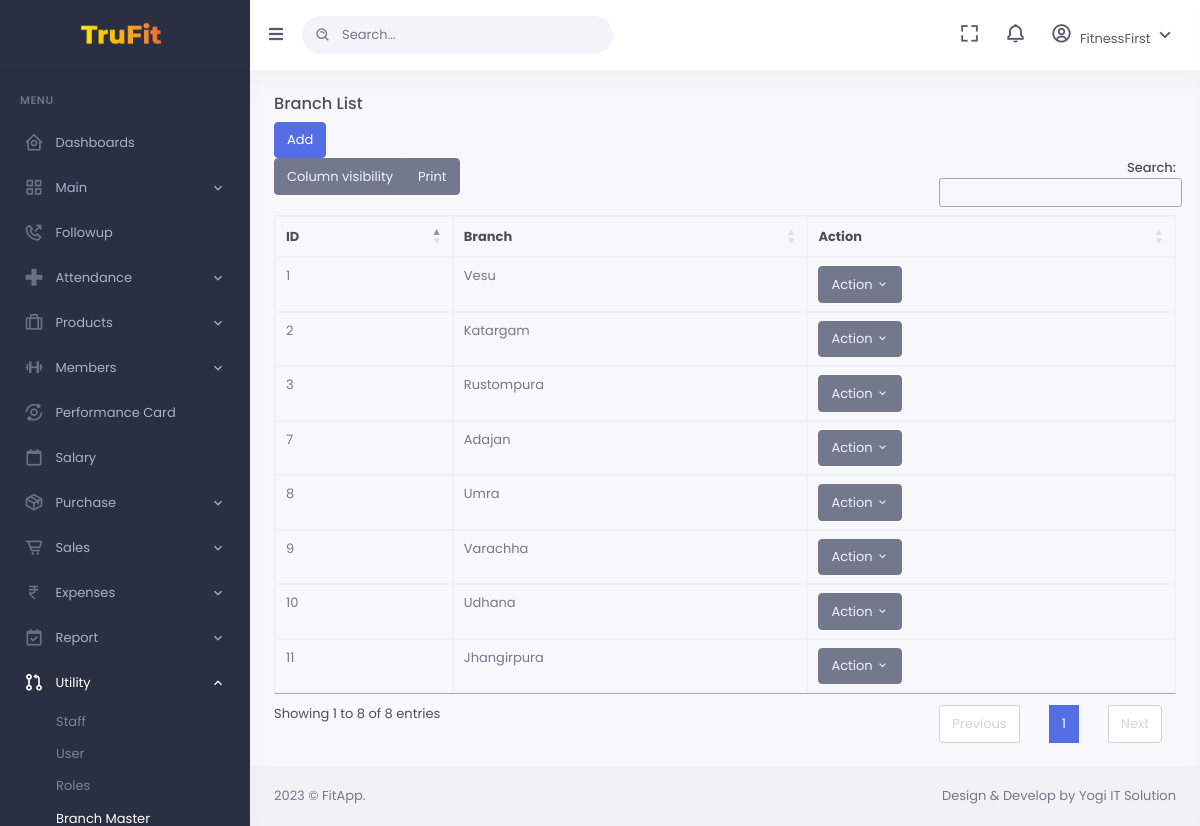
/branch.php (signed in), run on the app's committed database.
### tables this page shows
CREATE TABLE `location` (
  `locationID` int(11) NOT NULL,
  `locationName` varchar(50) NOT NULL,
  `addline1` varchar(300) NOT NULL,
  `addline2` varchar(300) NOT NULL,
  `city` varchar(100) NOT NULL,
  `zipcode` varchar(50) NOT NULL,
  `state` varchar(50) NOT NULL,
  `country` varchar(255) NOT NULL,
  `mobile` varchar(10) NOT NULL,
  `printName` varchar(255) NOT NULL,
  `locationEmail` varchar(255) NOT NULL,
  `active` int(11) NOT NULL
);

### branch.php (the view, shortened to what this page needs)
<!DOCTYPE html>
<html lang="en">
<?php
include('inc/head.php');
include_once "db_conn.php";
?>
<body data-sidebar="dark">
    <div id="layout-wrapper">
        <?php
        include('inc/sidebar.php')
        ?>
        <div id="main" class="layout-column flex">
            <?php
            include('inc/header.php')
            ?>
            <div class="main-content">
                <div class="page-content">
                    <div class="container-fluid">
                        <H5>Branch List</H5>
                        <a href="branch-add.php" class="btn btn-primary">Add</a>
                        <table id="datatable-buttons" class="table table-bordered dt-responsive nowrap w-100">
                            <thead>
                                <tr>
                                    <th data-sortable="true" data-field="id">ID</th>
                                    <th data-sortable="true" data-field="owner">Branch</th>
                                    <th>Action</th>
                                </tr>
                            </thead>
                            <tbody>
                                <?php
                                    $sqlBranch = "SELECT * from location";
                                    $resBranch = mysqli_query($conn,$sqlBranch);
                                    while ($rowBranch = mysqli_fetch_assoc($resBranch)) {
                                 ?>
                                <tr class=" flex">
                                    <td class="flex">
                                        <div class="item-except text-muted text-sm h-1x">
                                            <?=$rowBranch['locationID']?>
                                        </div>
                                    </td>
                                    <td class="flex">
                                        <div class="item-except text-muted text-sm h-1x">
                                            <?=$rowBranch['locationName']?>
                                        </div>
                                    </td>
                                    <td>
                                        <div class="btn-group" role="group">
                                            <button id="btnGroupVerticalDrop1" type="button" class="btn btn-secondary dropdown-toggle" data-bs-toggle="dropdown" aria-haspopup="true" aria-expanded="false">
                                                Action <i class="mdi mdi-chevron-down"></i>
                                            </button>
                                        </div>
                                    </td>
                                </tr>
                                <?php } ?>
                            </tbody>
                        </table>
                    </div>
                </div>
            </div>
            <?php
            include('inc/footer.php')
            ?>
        </div>
</body>
</html>

### data on the page
location: locationID "1", locationName "Vesu"
location: locationID "2", locationName "Katargam"
location: locationID "3", locationName "Rustompura"
location: locationID "7", locationName "Adajan"
location: locationID "8", locationName "Umra"
location: locationID "9", locationName "Varachha"
location: locationID "10", locationName "Udhana"
location: locationID "11", locationName "Jhangirpura"
